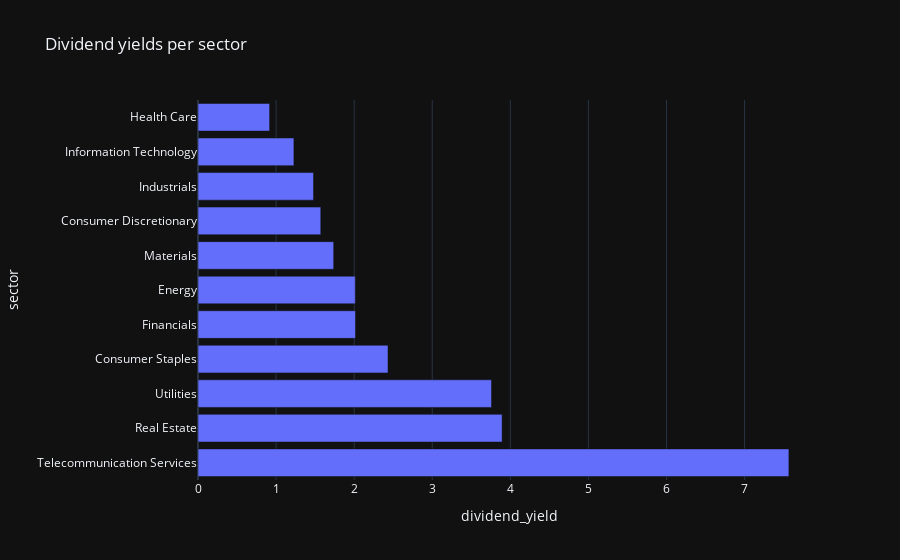

Notebook source saved alongside this figure:
### Markdown cell above
#### There could be potential bias present due to the fact that only three companies are traded in the Telecommunication sector. This could cause an abnormal average due to low count. ####

### Code cell
from plotly.express import bar

fig = bar(data_frame=grouped, x='dividend_yield', title='Dividend yields per sector')
fig.show()

### Figure 1 — Plotly figure (JSON) as saved in the notebook; plotly's stock layout.template omitted (floating-point values rounded to 4 significant figures)
{"data": [{"alignmentgroup": "True", "hovertemplate": "dividend_yield=%{x}<br>sector=%{y}<extra></extra>", "legendgroup": "", "marker": {"color": "#636efa", "pattern": {"shape": ""}}, "name": "", "offsetgroup": "", "orientation": "h", "showlegend": false, "textposition": "auto", "type": "bar", "x": [7.568, 3.895, 3.759, 2.433, 2.017, 2.014, 1.738, 1.572, 1.479, 1.228, 0.9172], "xaxis": "x", "y": ["Telecommunication Services", "Real Estate", "Utilities", "Consumer Staples", "Financials", "Energy", "Materials", "Consumer Discretionary", "Industrials", "Information Technology", "Health Care"], "yaxis": "y"}], "layout": {"barmode": "relative", "legend": {"tracegroupgap": 0}, "title": {"text": "Dividend yields per sector"}, "xaxis": {"anchor": "y", "domain": [0, 1], "title": {"text": "dividend_yield"}}, "yaxis": {"anchor": "x", "domain": [0, 1], "title": {"text": "sector"}}}}
